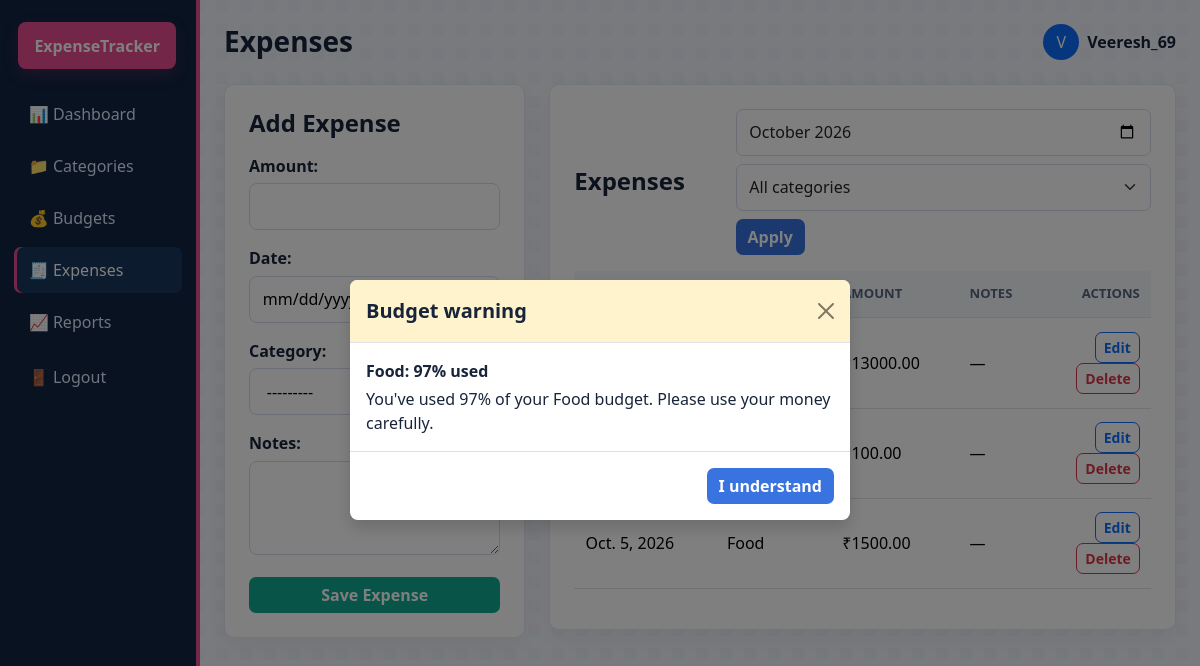
The page /expenses/ (signed in) on the database its author committed.
### tracker/models.py (models this page shows, shortened)
class Expense(models.Model):
    user = models.ForeignKey(settings.AUTH_USER_MODEL, on_delete=models.CASCADE, related_name='expenses')
    category = models.ForeignKey(Category, on_delete=models.PROTECT, related_name='expenses')
    amount = models.DecimalField(max_digits=10, decimal_places=2)
    date = models.DateField()
    notes = models.TextField(blank=True)
    created_at = models.DateTimeField(auto_now_add=True)
    class Meta:
        ordering = ['-date', '-created_at']

class Category(models.Model):
    user = models.ForeignKey(settings.AUTH_USER_MODEL, on_delete=models.CASCADE, related_name='categories')
    name = models.CharField(max_length=100)
    description = models.TextField(blank=True)
    created_at = models.DateTimeField(auto_now_add=True)
    class Meta:
        ordering = ['name']
    def __str__(self):
        return self.name

### tracker/views.py (the view)
# urls.py: path('expenses/', views.expenses_list, name='expenses'),
@login_required
def expenses_list(request):
    _ensure_default_categories(request.user)
    month_year = _selected_month(request)
    year, month = map(int, month_year.split('-'))
    categories = Category.objects.filter(user=request.user).order_by('name')
    expenses = Expense.objects.filter(
        user=request.user, date__year=year, date__month=month
    ).select_related('category')
    selected_category = request.GET.get('category', '')
    if selected_category.isdigit() and categories.filter(pk=selected_category).exists():
        expenses = expenses.filter(category_id=selected_category)
    form = ExpenseForm(request.user)
    if request.method == 'POST':
        form = ExpenseForm(request.user, request.POST)
        if form.is_valid():
            expense = form.save()
            messages.success(request, f'Expense of {expense.amount} saved successfully.')
            return redirect('expenses')
    return render(request, 'tracker/expenses.html', {
        'expenses': expenses,
        'form': form,
        'month': month_year,
        'categories': categories,
        'selected_category': selected_category,
    })

### tracker/forms.py (shortened to what this page needs)
class ExpenseForm(forms.ModelForm):
    class Meta:
        model = Expense
        fields = ['amount', 'date', 'category', 'notes']
        widgets = {
            'date': forms.DateInput(attrs={'type': 'date'}),
            'notes': forms.Textarea(attrs={'rows': 3}),
        }
    def __init__(self, user, *args, **kwargs):
        super().__init__(*args, **kwargs)
        self.user = user
        self.fields['category'].queryset = Category.objects.filter(user=user)

### tracker/models.py (called while the page is built)
    @property
    def current_spent(self):
        if hasattr(self, '_current_spent_override'):
            return self._current_spent_override
        year, month = map(int, self.month_year.split('-'))
        total = Expense.objects.filter(
            user=self.user,
            category=self.category,
            date__year=year,
            date__month=month,
        ).aggregate(total=Sum('amount'))['total'] or Decimal('0.00')
        return total

    def calculate_usage_ratio(self):
        if self.monthly_limit == 0:
            return Decimal('0.00')
        ratio = self.current_spent / self.monthly_limit
        return ratio.quantize(Decimal('0.01'), rounding=ROUND_HALF_UP)

    def alert_level(self):
        ratio = self.calculate_usage_ratio()
        if ratio >= Decimal('1.00'):
            return 'danger'
        if ratio >= Decimal('0.80'):
            return 'warning'
        return 'normal'

### tracker/views.py (called while the page is built)
def _ensure_default_categories(user):
    if not Category.objects.filter(user=user).exists():
        Category.objects.bulk_create([
            Category(user=user, name=name) for name in DEFAULT_CATEGORY_NAMES
        ])

def _selected_month(request):
    month_year = request.GET.get('month') or request.POST.get('month')
    if month_year and re.fullmatch(r'\d{4}-\d{2}', month_year):
        year, month = map(int, month_year.split('-'))
        if 1 <= month <= 12:
            return f'{year:04d}-{month:02d}'
    return date.today().strftime('%Y-%m')

### templates/tracker/expenses.html (shortened to what this page needs)
{% extends 'tracker/base.html' %}
{% block content %}
<div class="row g-4">
    <div class="col-lg-4">
        <div class="app-card p-4">
            <h4 class="mb-3">Add Expense</h4>
            <form method="post" action="{% url 'expenses_create' %}">
                {{ form.as_p }}
                <button type="submit" class="btn btn-success w-100">Save Expense</button>
            </form>
        </div>
    </div>
    <div class="col-lg-8">
        <div class="app-card p-4">
            <div class="d-flex justify-content-between align-items-center mb-3">
                <h4 class="mb-0">Expenses</h4>
                <form method="get" class="d-flex gap-2 align-items-center flex-wrap">
                    <input id="expense-month" type="month" name="month" value="{{ month }}" class="form-control">
                    <select id="expense-category" name="category" class="form-select">
                        <option value="">All categories</option>
                    </select>
                    <button type="submit" class="btn btn-primary">Apply</button>
                </form>
            </div>
            {% if expenses %}
            <div class="table-responsive">
                <table class="table table-hover align-middle">
                    <thead>
                        <tr>
                            <th>Date</th>
                            <th>Category</th>
                            <th>Amount</th>
                            <th>Notes</th>
                            <th class="text-end">Actions</th>
                        </tr>
                    </thead>
                    <tbody>
                        {% for expense in expenses %}
                        <tr>
                            <td>{{ expense.date }}</td>
                            <td>{{ expense.category.name }}</td>
                            <td>₹{{ expense.amount }}</td>
                            <td>{{ expense.notes|default:'—' }}</td>
                            <td class="text-end">
                                <a href="{% url 'expense_edit' expense.pk %}" class="btn btn-sm btn-outline-primary">Edit</a>
                                <form method="post" action="{% url 'expense_delete' expense.pk %}">
                                    <button class="btn btn-sm btn-outline-danger" type="submit">Delete</button>
                                </form>
                            </td>
                        </tr>
                        {% endfor %}
                    </tbody>
                </table>
            </div>
            {% else %}
            <p class="text-muted mb-0">No expenses logged for this month.</p>
            {% endif %}
        </div>
    </div>
</div>
{% endblock %}

### templates/tracker/base.html (shortened to what this page needs)
<!DOCTYPE html>
<html lang="en">
<head>
    <link href="https://cdn.jsdelivr.net/npm/bootstrap@5.3.3/dist/css/bootstrap.min.css" rel="stylesheet">
</head>
<body>
    {% if user.is_authenticated %}
    <div class="container-fluid">
        <div class="row">
            <aside class="col-lg-2 sidebar">
                <div class="brand-pink">ExpenseTracker</div>
                <nav class="d-flex flex-column">
                    <a class="nav-pill {% if request.resolver_match.url_name == 'dashboard' %}active{% endif %}" href="{% url 'dashboard' %}">📊 Dashboard</a>
                    <a class="nav-pill {% if request.resolver_match.url_name == 'categories' %}active{% endif %}" href="{% url 'categories' %}">📁 Categories</a>
                    <a class="nav-pill {% if request.resolver_match.url_name == 'budgets' %}active{% endif %}" href="{% url 'budgets' %}">💰 Budgets</a>
                    <a class="nav-pill {% if request.resolver_match.url_name == 'expenses' %}active{% endif %}" href="{% url 'expenses' %}">🧾 Expenses</a>
                    <a class="nav-pill {% if request.resolver_match.url_name == 'reports' %}active{% endif %}" href="{% url 'reports' %}">📈 Reports</a>
                    <form method="post" action="{% url 'logout' %}">
                        <button class="nav-pill border-0 bg-transparent w-100 text-start" type="submit">🚪 Logout</button>
                    </form>
                </nav>
            </aside>
            <main class="col-lg-10 px-4 py-4">
                <div class="d-flex justify-content-between align-items-center mb-4">
                    <div>
                        <h3 class="mb-0">{{ request.resolver_match.url_name|title }}</h3>
                    </div>
                    <div class="d-flex align-items-center gap-2">
                        <div class="rounded-circle bg-primary text-white d-flex align-items-center justify-content-center" style="width: 36px; height:36px;">{{ user.username|slice:':1'|upper }}</div>
                        <span class="fw-semibold">{{ user.username }}</span>
                    </div>
                </div>
    {% endif %}
    {% block content %}{% endblock %}
    {% if user.is_authenticated %}
            </main>
        </div>
    </div>
    {% else %}
        </div>
    {% endif %}
    {% if user.is_authenticated and budget_alerts %}
    <div class="modal fade" id="budgetAlertModal" tabindex="-1" aria-labelledby="budgetAlertTitle" aria-hidden="true">
        <div class="modal-dialog modal-dialog-centered">
            <div class="modal-content border-0 shadow">
                <div class="modal-header {% if budget_alerts.0.alert_level == 'danger' %}bg-danger-subtle{% else %}bg-warning-subtle{% endif %}">
                    <h2 class="modal-title fs-5" id="budgetAlertTitle">Budget warning</h2>
                    <button type="button" class="btn-close" data-bs-dismiss="modal" aria-label="Close"></button>
                </div>
                <div class="modal-body">
                    {% for alert in budget_alerts %}
                    <div class="{% if not forloop.first %}border-top pt-3 mt-3{% endif %}">
                        <p class="fw-semibold mb-1">{{ alert.category }}: {{ alert.usage_percent|floatformat:0 }}% used</p>
                        <p class="mb-0">You've used {{ alert.usage_percent|floatformat:0 }}% of your {{ alert.category }} budget. Please use your money carefully.</p>
                    </div>
                    {% endfor %}
                </div>
                <div class="modal-footer">
                    <button type="button" class="btn btn-primary" data-bs-dismiss="modal">I understand</button>
                </div>
            </div>
        </div>
    </div>
    {% endif %}
</body>
</html>

### templates/tracker/base.html (style rules this page uses)
:root { --ink: #17243a; --muted: #64748b; --navy: #102441; --navy-light: #1b365d; --rose: #e84d91; --rose-light: #fff0f6; --blue: #3973df; --blue-light: #edf4ff; --teal: #13a891; --teal-light: #e6faf5; --gold: #e6a52e; --gold-light: #fff7e5; --line: #e3e9f2; --paper: #ffffff; }
* { box-sizing: border-box; }
body { min-height: 100vh; background-color: #f2f5fa; background-image: linear-gradient(135deg, rgba(232, 77, 145, 0.035) 25%, transparent 25%), linear-gradient(315deg, rgba(57, 115, 223, 0.035) 25%, transparent 25%); background-position: 0 0, 12px 12px; background-size: 24px 24px; font-family: "Segoe UI", sans-serif; color: var(--ink); }
h1, h2, h3, h4, h5, h6 { color: var(--ink); font-weight: 700; }
a { color: var(--blue); }
.brand-pink { background: var(--rose); color: white; border-radius: 8px; padding: 0.7rem 1rem; font-weight: 700; display: inline-block; letter-spacing: 0; box-shadow: 0 6px 16px rgba(232, 77, 145, 0.2); }
.sidebar { background: var(--navy); min-height: 100vh; color: white; padding: 1.4rem 0.9rem; border-right: 4px solid var(--rose); }
.sidebar .brand-pink { margin: 0 0 1.4rem 0.25rem !important; }
.nav-pill { display: flex; align-items: center; gap: 0.75rem; padding: 0.7rem 0.9rem; border-radius: 7px; color: #dfeafc; text-decoration: none; margin-bottom: 0.35rem; font-weight: 500; transition: background-color 150ms ease, color 150ms ease, transform 150ms ease; }
.nav-pill.active, .nav-pill:hover { background: var(--navy-light); color: white; text-decoration: none; }
.nav-pill.active { box-shadow: inset 3px 0 0 var(--rose); }
.sidebar form { margin-top: 0.2rem; }
.app-card { border: 1px solid var(--line); border-radius: 10px; box-shadow: 0 8px 24px rgba(23, 36, 58, 0.055); background: var(--paper); }
.form-control, .form-select { border-radius: 7px; border: 1px solid #d5deeb; padding: 0.65rem 0.8rem; }
form p > input, form p > select, form p > textarea, form p > .form-control, form p > .form-select { width: 100%; border: 1px solid #d5deeb; border-radius: 8px; padding: 0.65rem 0.8rem; background-color: #fff; }
form p > label { display: block; margin-bottom: 0.35rem; font-weight: 600; }
.btn-primary { background: var(--blue); border: none; }
.btn-success { background: var(--teal); border: none; }
.btn { border-radius: 7px; font-weight: 650; }
.table thead th { color: #56677f; background: #f3f6fb; border-bottom-color: #dfe6f0; font-size: 0.82rem; font-weight: 700; text-transform: uppercase; }
.table > :not(caption) > * > * { padding: 0.85rem 0.7rem; }

### rows shown on the page
Expense: amount "13000.00", notes "—"
Expense: amount "100.00", notes "—"
Expense: date "Oct. 5, 2026", category.name "Food", amount "1500.00", notes "—"
Category: category "Food", category "Food"

### other values the page prints
{{ request.resolver_match.url_name|title }} "Expenses"
{{ user.username|slice:':1'|upper }} "V"
{{ user.username }} "Veeresh_69"
{{ alert.usage_percent|floatformat:0 }} "97"
